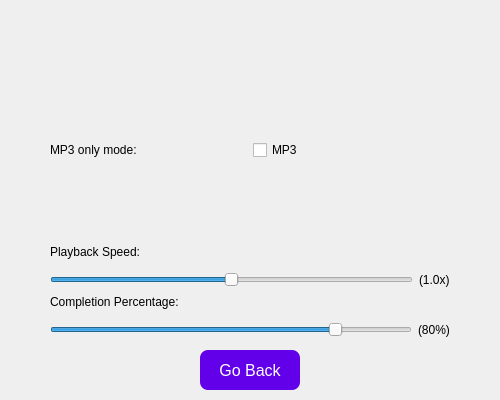
<?xml version="1.0" encoding="UTF-8"?>
<ui version="4.0">
 <class>Settings</class>
 <widget class="QWidget" name="VideoExcess_Settings">
  <property name="geometry">
   <rect>
    <x>0</x>
    <y>0</y>
    <width>500</width>
    <height>400</height>
   </rect>
  </property>
  <property name="windowTitle">
   <string>VideoExcess - Settings</string>
  </property>
  <widget class="QPushButton" name="goBackButton">
   <property name="geometry">
    <rect>
     <x>200</x>
     <y>350</y>
     <width>100</width>
     <height>40</height>
    </rect>
   </property>
   <property name="styleSheet">
    <string>
      QPushButton {
        background-color: #6200EA; /* Purple */
        color: white;
        font-size: 16px;
        border-radius: 8px; /* Adjusted for consistency */
        padding: 10px;
      }
      QPushButton:hover {
        background-color: #3700B3; /* Darker purple when hovered */
      }
    </string>
   </property>
   <property name="text">
    <string>Go Back</string>
   </property>
  </widget>
  <widget class="QWidget" name="layoutWidget">
   <property name="geometry">
    <rect>
     <x>50</x>
     <y>290</y>
     <width>400</width>
     <height>51</height>
    </rect>
   </property>
   <layout class="QVBoxLayout" name="verticalLayout">
    <item>
     <widget class="QLabel" name="percentCompleteLabel">
      <property name="text">
       <string>Completion Percentage:</string>
      </property>
     </widget>
    </item>
    <item>
     <layout class="QHBoxLayout" name="horizontalLayout_2">
      <item>
       <widget class="QSlider" name="completionSlider">
        <property name="maximum">
         <number>100</number>
        </property>
        <property name="value">
         <number>80</number>
        </property>
        <property name="orientation">
         <enum>Qt::Orientation::Horizontal</enum>
        </property>
       </widget>
      </item>
      <item>
       <widget class="QLabel" name="completionPercentageValue">
        <property name="text">
         <string>(80%)</string>
        </property>
       </widget>
      </item>
     </layout>
    </item>
   </layout>
  </widget>
  <widget class="QWidget" name="playbackSpeedWidget">
   <property name="geometry">
    <rect>
     <x>50</x>
     <y>240</y>
     <width>400</width>
     <height>51</height>
    </rect>
   </property>
   <layout class="QVBoxLayout" name="verticalLayout_2">
    <item>
     <widget class="QLabel" name="playbackSpeedLabel">
      <property name="text">
       <string>Playback Speed:</string>
      </property>
     </widget>
    </item>
    <item>
     <layout class="QHBoxLayout" name="horizontalLayout">
      <item>
       <widget class="QSlider" name="playbackSpeedSlider">
        <property name="maximum">
         <number>2</number>
        </property>
        <property name="value">
         <number>1</number>
        </property>
        <property name="orientation">
         <enum>Qt::Orientation::Horizontal</enum>
        </property>
       </widget>
      </item>
      <item>
       <widget class="QLabel" name="playbackSpeedValue">
        <property name="text">
         <string>(1.0x)</string>
        </property>
       </widget>
      </item>
     </layout>
    </item>
   </layout>
  </widget>
  <widget class="QWidget" name="modeSelectionWidget">
   <property name="geometry">
    <rect>
     <x>50</x>
     <y>100</y>
     <width>400</width>
     <height>100</height>
    </rect>
   </property>
   <layout class="QVBoxLayout" name="verticalLayout_3">
    <item>
     <layout class="QHBoxLayout" name="horizontalLayout_3">
      <item>
       <widget class="QLabel" name="modeLabel">
        <property name="text">
         <string>MP3 only mode:</string>
        </property>
       </widget>
      </item>
      <item>
       <widget class="QCheckBox" name="mp3CheckBox">
        <property name="text">
         <string>MP3</string>
        </property>
       </widget>
      </item>
     </layout>
    </item>
   </layout>
  </widget>
 </widget>
 <resources/>
 <connections/>
</ui>
